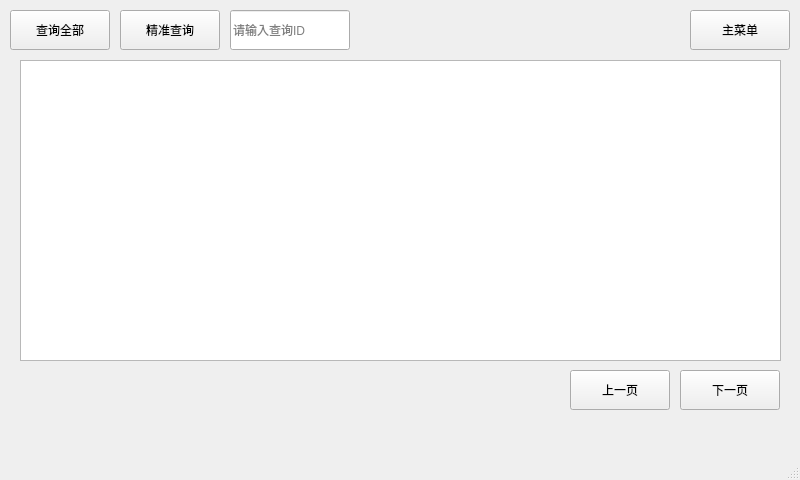
<?xml version="1.0" encoding="UTF-8"?>
<ui version="4.0">
 <class>findwindow</class>
 <widget class="QMainWindow" name="findwindow">
  <property name="geometry">
   <rect>
    <x>0</x>
    <y>0</y>
    <width>800</width>
    <height>480</height>
   </rect>
  </property>
  <property name="minimumSize">
   <size>
    <width>800</width>
    <height>480</height>
   </size>
  </property>
  <property name="maximumSize">
   <size>
    <width>800</width>
    <height>480</height>
   </size>
  </property>
  <property name="windowTitle">
   <string>员工后台管理系统</string>
  </property>
  <property name="windowIcon">
   <iconset resource="photo.qrc">
    <normaloff>:/2.png</normaloff>:/2.png</iconset>
  </property>
  <property name="styleSheet">
   <string notr="true">QMainWindow#findwindow
{
border-image: url(:/5.png);
}</string>
  </property>
  <widget class="QWidget" name="centralwidget">
   <widget class="QPushButton" name="pushButton">
    <property name="geometry">
     <rect>
      <x>10</x>
      <y>10</y>
      <width>100</width>
      <height>40</height>
     </rect>
    </property>
    <property name="text">
     <string>查询全部</string>
    </property>
   </widget>
   <widget class="QPushButton" name="findOneButton">
    <property name="geometry">
     <rect>
      <x>120</x>
      <y>10</y>
      <width>100</width>
      <height>40</height>
     </rect>
    </property>
    <property name="text">
     <string>精准查询</string>
    </property>
   </widget>
   <widget class="QPushButton" name="backButton2">
    <property name="geometry">
     <rect>
      <x>690</x>
      <y>10</y>
      <width>100</width>
      <height>40</height>
     </rect>
    </property>
    <property name="text">
     <string>主菜单</string>
    </property>
   </widget>
   <widget class="QLineEdit" name="findIdEdit">
    <property name="geometry">
     <rect>
      <x>230</x>
      <y>10</y>
      <width>120</width>
      <height>40</height>
     </rect>
    </property>
    <property name="placeholderText">
     <string>请输入查询ID</string>
    </property>
   </widget>
   <widget class="QTableWidget" name="tableWidget">
    <property name="geometry">
     <rect>
      <x>20</x>
      <y>60</y>
      <width>761</width>
      <height>301</height>
     </rect>
    </property>
   </widget>
   <widget class="RollText" name="widgetAll" native="true">
    <property name="geometry">
     <rect>
      <x>0</x>
      <y>400</y>
      <width>801</width>
      <height>51</height>
     </rect>
    </property>
   </widget>
   <widget class="QPushButton" name="prevButton">
    <property name="geometry">
     <rect>
      <x>570</x>
      <y>370</y>
      <width>100</width>
      <height>40</height>
     </rect>
    </property>
    <property name="text">
     <string>上一页</string>
    </property>
   </widget>
   <widget class="QPushButton" name="nextButton">
    <property name="geometry">
     <rect>
      <x>680</x>
      <y>370</y>
      <width>100</width>
      <height>40</height>
     </rect>
    </property>
    <property name="text">
     <string>下一页</string>
    </property>
   </widget>
   <widget class="QLabel" name="textlabel">
    <property name="geometry">
     <rect>
      <x>20</x>
      <y>370</y>
      <width>72</width>
      <height>31</height>
     </rect>
    </property>
    <property name="text">
     <string/>
    </property>
   </widget>
  </widget>
  <widget class="QMenuBar" name="menubar">
   <property name="geometry">
    <rect>
     <x>0</x>
     <y>0</y>
     <width>800</width>
     <height>26</height>
    </rect>
   </property>
  </widget>
  <widget class="QStatusBar" name="statusbar"/>
 </widget>
 <customwidgets>
  <customwidget>
   <class>RollText</class>
   <extends>QWidget</extends>
   <header location="global">rolltext.h</header>
   <container>1</container>
  </customwidget>
 </customwidgets>
 <resources>
  <include location="photo.qrc"/>
 </resources>
 <connections/>
</ui>
